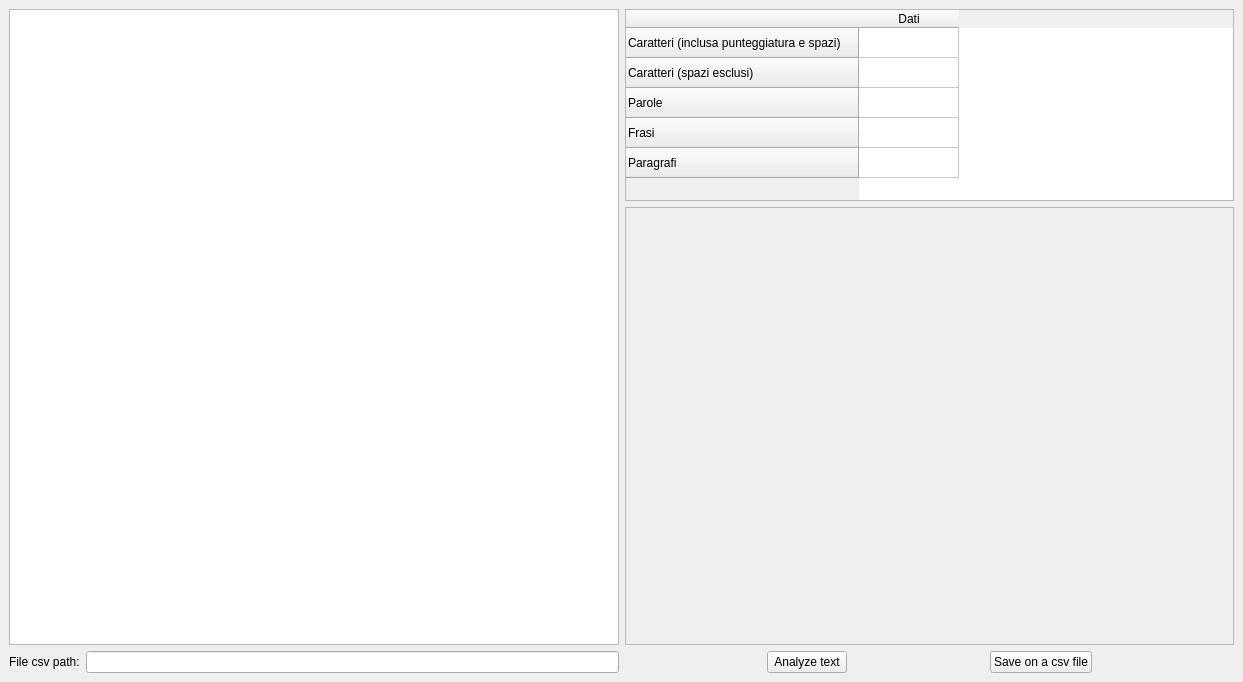
<?xml version="1.0" encoding="UTF-8"?>
<ui version="4.0">
 <class>MainWindow</class>
 <widget class="QMainWindow" name="MainWindow">
  <property name="geometry">
   <rect>
    <x>0</x>
    <y>0</y>
    <width>1243</width>
    <height>682</height>
   </rect>
  </property>
  <property name="sizePolicy">
   <sizepolicy hsizetype="Fixed" vsizetype="Fixed">
    <horstretch>0</horstretch>
    <verstretch>0</verstretch>
   </sizepolicy>
  </property>
  <property name="maximumSize">
   <size>
    <width>16777215</width>
    <height>16777215</height>
   </size>
  </property>
  <property name="windowTitle">
   <string>MainWindow</string>
  </property>
  <widget class="QWidget" name="centralwidget">
   <property name="sizePolicy">
    <sizepolicy hsizetype="Minimum" vsizetype="Minimum">
     <horstretch>0</horstretch>
     <verstretch>0</verstretch>
    </sizepolicy>
   </property>
   <layout class="QGridLayout" name="gridLayout_2">
    <item row="0" column="0">
     <widget class="QPlainTextEdit" name="textarea">
      <property name="sizePolicy">
       <sizepolicy hsizetype="Expanding" vsizetype="Expanding">
        <horstretch>0</horstretch>
        <verstretch>0</verstretch>
       </sizepolicy>
      </property>
      <property name="minimumSize">
       <size>
        <width>0</width>
        <height>0</height>
       </size>
      </property>
      <property name="baseSize">
       <size>
        <width>0</width>
        <height>0</height>
       </size>
      </property>
     </widget>
    </item>
    <item row="0" column="1" rowspan="2">
     <layout class="QVBoxLayout" name="verticalLayout_3">
      <item>
       <widget class="QTableWidget" name="table">
        <property name="sizePolicy">
         <sizepolicy hsizetype="Minimum" vsizetype="Fixed">
          <horstretch>0</horstretch>
          <verstretch>0</verstretch>
         </sizepolicy>
        </property>
        <row>
         <property name="text">
          <string>Caratteri (inclusa punteggiatura e spazi)</string>
         </property>
        </row>
        <row>
         <property name="text">
          <string>Caratteri (spazi esclusi)</string>
         </property>
        </row>
        <row>
         <property name="text">
          <string>Parole</string>
         </property>
        </row>
        <row>
         <property name="text">
          <string>Frasi</string>
         </property>
        </row>
        <row>
         <property name="text">
          <string>Paragrafi</string>
         </property>
        </row>
        <column>
         <property name="text">
          <string>Dati</string>
         </property>
        </column>
        <item row="0" column="0">
         <property name="font">
          <font>
           <pointsize>14</pointsize>
          </font>
         </property>
        </item>
       </widget>
      </item>
      <item>
       <layout class="QHBoxLayout" name="chartLayout">
        <item>
         <widget class="QFrame" name="frame">
          <property name="sizePolicy">
           <sizepolicy hsizetype="Minimum" vsizetype="Minimum">
            <horstretch>0</horstretch>
            <verstretch>0</verstretch>
           </sizepolicy>
          </property>
          <property name="frameShape">
           <enum>QFrame::StyledPanel</enum>
          </property>
          <property name="frameShadow">
           <enum>QFrame::Raised</enum>
          </property>
         </widget>
        </item>
       </layout>
      </item>
      <item>
       <layout class="QGridLayout" name="gridLayout">
        <property name="sizeConstraint">
         <enum>QLayout::SetNoConstraint</enum>
        </property>
        <item row="1" column="0">
         <layout class="QVBoxLayout" name="verticalLayout_2">
          <property name="sizeConstraint">
           <enum>QLayout::SetNoConstraint</enum>
          </property>
          <item>
           <layout class="QHBoxLayout" name="horizontalLayout">
            <property name="spacing">
             <number>0</number>
            </property>
            <property name="sizeConstraint">
             <enum>QLayout::SetNoConstraint</enum>
            </property>
            <item>
             <spacer name="horizontalSpacer_sx">
              <property name="orientation">
               <enum>Qt::Horizontal</enum>
              </property>
              <property name="sizeHint" stdset="0">
               <size>
                <width>40</width>
                <height>20</height>
               </size>
              </property>
             </spacer>
            </item>
            <item>
             <widget class="QPushButton" name="analyzeButton">
              <property name="text">
               <string>Analyze text</string>
              </property>
             </widget>
            </item>
            <item>
             <spacer name="horizontalSpacer">
              <property name="orientation">
               <enum>Qt::Horizontal</enum>
              </property>
              <property name="sizeHint" stdset="0">
               <size>
                <width>40</width>
                <height>20</height>
               </size>
              </property>
             </spacer>
            </item>
            <item>
             <widget class="QPushButton" name="saveFile">
              <property name="text">
               <string>Save on a csv file</string>
              </property>
             </widget>
            </item>
            <item>
             <spacer name="horizontalSpacer_dx">
              <property name="orientation">
               <enum>Qt::Horizontal</enum>
              </property>
              <property name="sizeHint" stdset="0">
               <size>
                <width>40</width>
                <height>20</height>
               </size>
              </property>
             </spacer>
            </item>
           </layout>
          </item>
         </layout>
        </item>
       </layout>
      </item>
     </layout>
    </item>
    <item row="1" column="0">
     <layout class="QHBoxLayout" name="horizontalLayout_2">
      <item>
       <widget class="QLabel" name="label">
        <property name="text">
         <string>File csv path:</string>
        </property>
       </widget>
      </item>
      <item>
       <widget class="QLineEdit" name="lineEdit">
        <property name="text">
         <string/>
        </property>
        <property name="readOnly">
         <bool>true</bool>
        </property>
       </widget>
      </item>
     </layout>
    </item>
   </layout>
  </widget>
 </widget>
 <resources/>
 <connections/>
</ui>
